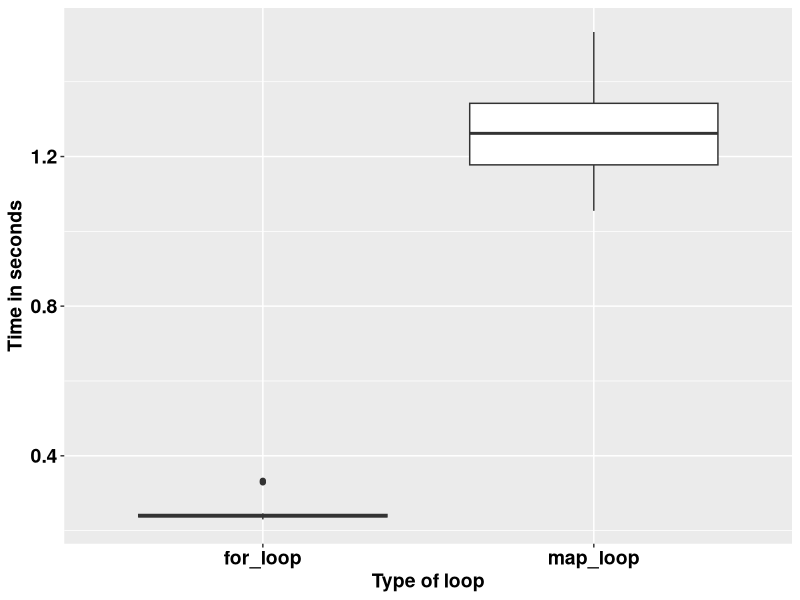

This figure's R source:
## ---- chunk 1
knitr::opts_chunk$set(echo = TRUE)
## ---- chunk 2
square <- function(a) a**2
square(3)
## ---- chunk 3
square <- function(b){ # Create the function name, called square
  b**2
}
square(3)
## ---- chunk 4
square <- function(c){ 
  product <- c**2
  return(product)
}
square(3)
## ---- chunk 5
square <- function(d){
  product <- d**2
  print(product)
}
square(5)
## ---- chunk 6
square <- function(e){
  product <- e**2
  (product)
}
square(9)
## ---- chunk 7
square <- function(f){
  product <- f**2
  show(product)
}
square(9)
## ---- chunk 8
square_root <- function(b){
  product <- b^0.5
  return(product/2)
}
square_root(9)
## ---- chunk 9
square_root
## ---- chunk 10
square(-10:10)
## ---- chunk 11
square_root(c(-26, 1:15, 158))
## ---- chunk 12
m <- list(12, 18, 345)
square_root(m[[2]])
## ---- chunk 13
rescale <- function(x){
  m <- mean(x)
  s <- sd(x)
  (x - m) / s
}
rescale(c(-52, 58, 46, 99))
## ---- chunk 14
rescale <- function(x, only_translate){
  m <- mean(x)
  translated <- x - m
  if (only_translate) return(translated)
  s <- sd(x)
  translated / s
}

rescale(x = 1:6, only_translate = TRUE)
## ---- chunk 15
rescale <- function(x, only_translate){
  m <- mean(x)
  translated <- x - m
  if (only_translate) return(translated)
  s <- sd(x)
  translated / s
}

rescale(x = 1:4, only_translate = FALSE)
## ---- chunk 16
rescale(only_translate = TRUE, x = 1:4)
## ---- chunk 17
rescale(x = 1:4, TRUE)
rescale(TRUE, x = 1:4)
rescale(1:4, only_translate = T)
rescale(only_translate = T, 1:4)
## ---- chunk 18
rescale(1:4, o = T)
rescale(o = T, 1:4)
## ---- chunk 19
rescale <- function(x, only_translate = FALSE){
  m <- mean(x)
  translated <- x - m
  if(only_translate) return(translated)
  s <- sd(x)
  translated / s
}
## ---- chunk 20
rescale(1:4) # This runs with only_translate being taken as FALSE by default.
## ---- chunk 21
rescale <- function(x, ...){
  m <- mean(x, ...)
  s <- sd(x, ...)
  (x - m) / s
}

rescale(1:4) # 
## ---- chunk 22
x <- c(NA, 1:3)
rescale(x)
## ---- chunk 23
x <- c(NA, 1:3)
rescale(x, na.rm = TRUE)
## ---- chunk 24
some_function <- function(x) x
other_function <- function(x, ...) x
# some_function(1:4, foo = "bar") # This does not run because there was no allowance.
other_function(1:4, foo = "bar")

## ---- chunk 25
f <- function(...) list(...)
g <- function(x, y, ...) f(...)
g(x = 1, y = 2, z = 3, w = 4)
## ---- chunk 26
compare_rasters <- function(x) {
  if (sum(x > 0.5, na.rm = TRUE) > 7) {
    return(1)
  } else {
    return(0)
  }
  
}
## ---- chunk 27
library(tidyverse)
volumes <- rnorm(1000000)

for_loop <- vector()

for (k in 1:20) {
  for_loop[k] <- system.time(for (i in 1:length(volumes)) {
    2.3 * volumes[i] ^ 9
  })
}

map_loop <- vector()
for (j in 1:20) {
  map_loop[j] <- system.time(map_vec(volumes, \(x) 2.3 * x ^ 9))
}
## ---- chunk 28
data.frame(for_loop = for_loop, map_loop = map_loop) %>% 
  gather(key = "key", value = "value") %>% 
  ggplot(aes(key, value)) +
  geom_boxplot() +
  labs(x = "Type of loop",
       y = "Time in seconds") +
  theme(text = element_text(size = 14, face = "bold", colour = "black")) +
  theme(axis.text = element_text(size = 14, face = "bold", colour = "black"))
## ---- chunk 29
library(stringr)
library(lubridate)

vec <- c("Today is 7th Sept 2023")

# The task is to get the date information and make it a date object.

pattern <- "\\d{1,2}th \\[A-Za-z]+ \\d{4}"

date_object <- str_extract(vec, pattern)

date_object <- str_replace(date_object, "th", "")

date_object <- str_replace(date_object, "Sept", "9")

date_object <- dmy(date_object)

print(date_object)
